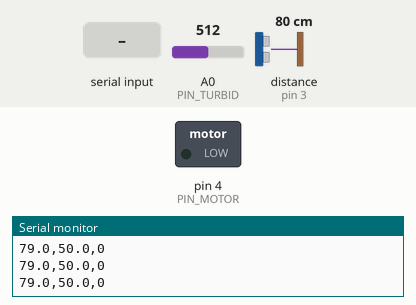
This sketch was run on a simulated Arduino Uno, built with avr-gcc and run on an emulated ATmega328P. On the bench: switched loads named in the sketch (green lamp = pin HIGH), the last lines printed to the serial monitor. Wiring (inferred from the names in the program): ultrasonic range finder: trigger pin 2; echo pin 3. The inputs (shaded band) are chosen by the test bench; at power-on: A0 (PIN_TURBID) = 512, distance to the obstacle (sensor on pin 3) 80 cm. The echo pulse lasts 58.3 µs per cm; pins used as bus, display or sensor lines are not drawn.

Above: at 1.2 s.
1.3 s: "1" received over Serial
At 2.1 s:
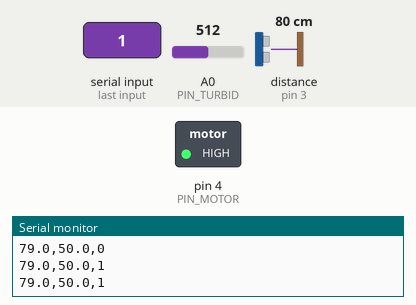
2.8 s: "0" received over Serial
At 3.2 s:
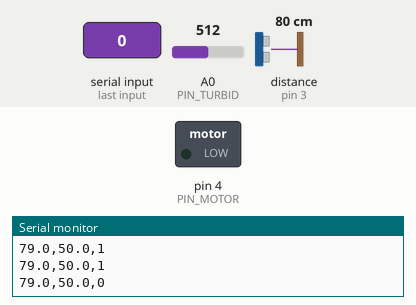
Timing chart, 0 to 5.8 s (numbered marks = the images above; inputs shaded):
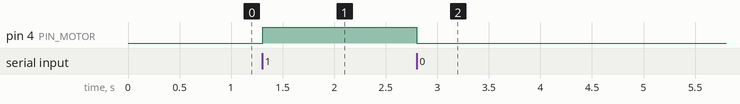

Measured:
- after the input at 1.3 s, pin 4 (PIN_MOTOR): LOW → HIGH at once
- after the input at 2.8 s, pin 4 (PIN_MOTOR): HIGH → LOW at once

The sketch:

frist.ino
```cpp
#define PIN_TRIG       2
#define PIN_ECHO       3
#define PIN_MOTOR      4
#define PIN_TURBID     A0

bool motorRunning = false;
unsigned long lastDataTime = 0;
const unsigned long INTERVAL_MS = 300;

float cachedDistance = -1.0;
float cachedTurbidity = 0.0;

void readJSN() {
  digitalWrite(PIN_TRIG, LOW);
  delayMicroseconds(2);
  digitalWrite(PIN_TRIG, HIGH);
  delayMicroseconds(10);
  digitalWrite(PIN_TRIG, LOW);

  long duration = pulseIn(PIN_ECHO, HIGH, 30000);  // 超时30ms

  if (duration > 0) {
    cachedDistance = duration * 0.034 / 2.0;  // 单位 cm
  }
}

void readTurbidity() {
  int raw = analogRead(PIN_TURBID);
  float v = raw * (5.0 / 1023.0);

  float pct = (1.0 - (v / 5.0)) * 100;
  if (pct < 0)   pct = 0;
  if (pct > 100) pct = 100;
  cachedTurbidity = pct;
}

void setMotor(bool on) {
  motorRunning = on;
  digitalWrite(PIN_MOTOR, on ? HIGH : LOW);
}

void handleSerial() {
  while (Serial.available()) {
    char c = Serial.read();
    if (c == '1') {
      setMotor(true);
    } else if (c == '0') {
      setMotor(false);
    }
  }
}

void outputData() {
  Serial.print(cachedDistance, 1);
  Serial.print(",");
  Serial.print(cachedTurbidity, 1);
  Serial.print(",");
  Serial.println(motorRunning ? "1" : "0");
}

void setup() {
  Serial.begin(115200);

  pinMode(PIN_TRIG, OUTPUT);
  pinMode(PIN_ECHO, INPUT);
  pinMode(PIN_MOTOR, OUTPUT);
  digitalWrite(PIN_MOTOR, LOW);
}

void loop() {
  readJSN();

  handleSerial();

  unsigned long now = millis();
  if (now - lastDataTime >= INTERVAL_MS) {
    lastDataTime = now;
    readTurbidity();
    outputData();
  }
}
```
